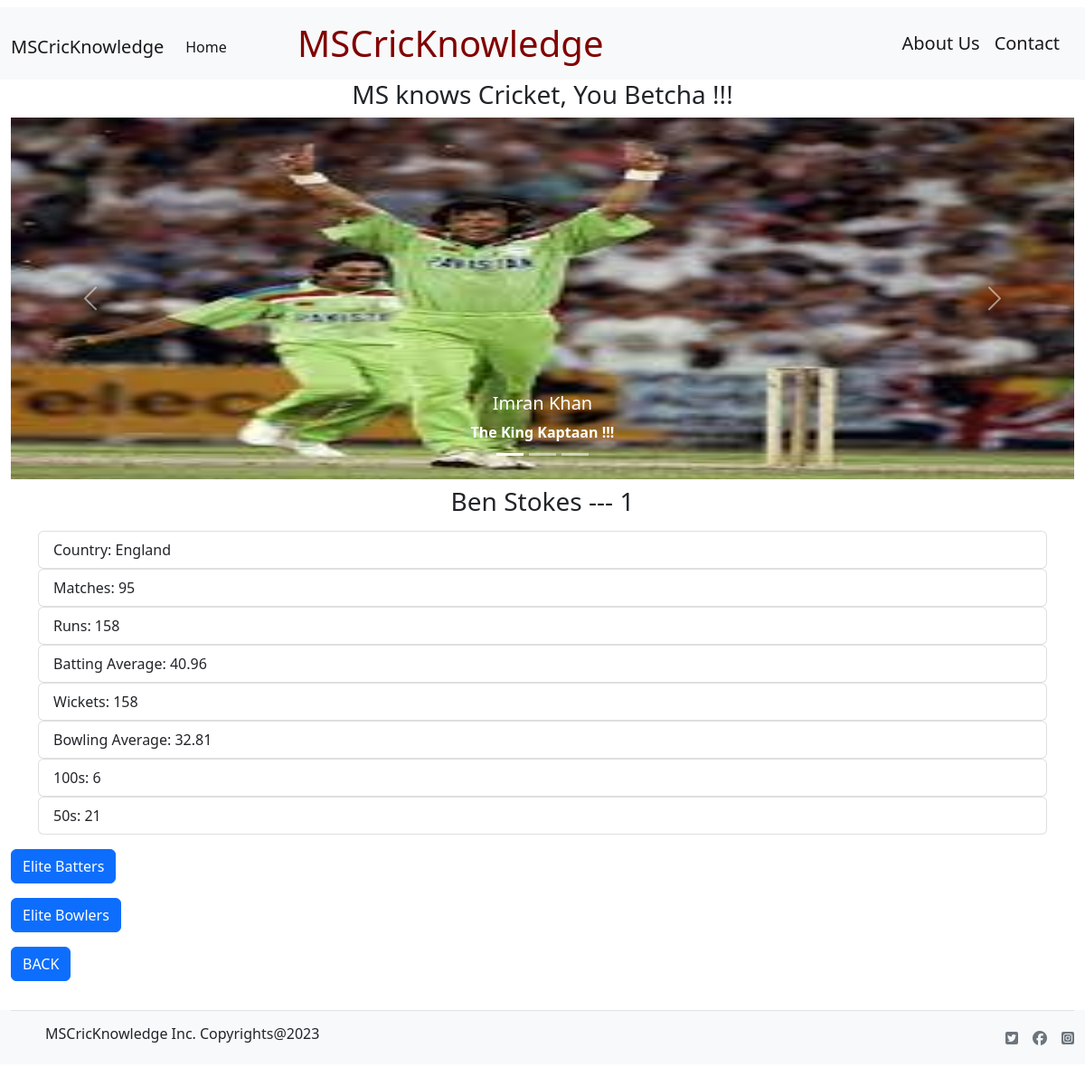
/statsEliteAllrounders/1, run on the app's committed database.
### tables this page shows
CREATE TABLE elite_allrounders (
  id INTEGER NOT NULL PRIMARY KEY AUTOINCREMENT,
  name TEXT NOT NULL,
  country TEXT NOT NULL,
  matches INTEGER NOT NULL,
  runs INTEGER NOT NULL,
  batting_avg REAL NOT NULL,
  wickets INTEGER NOT NULL,
  bowling_avg REAL NOT NULL,
  ranking INTEGER NOT NULL,
  centuries INTEGER NOT NULL,
  fifties INTEGER NOT NULL
);

### main.py (the view)
@app.route('/statsEliteAllrounders/<id>')
def statsEliteALlrounder(id):
    stats = load_AR(id)
    if not stats:
        return 'Not found', 404
    else:
        return render_template('statsAllrounder.html', stats=stats)

### main.py (called while the page is built)
def load_AR(id):
    with engine.connect() as conn:
        statsAR = conn.execute(
            'SELECT * FROM elite_allrounders WHERE id= :val', val=id)
        row = statsAR.all()
        if row == 0:
            return None
        else:
            return dict(row[0])

### templates/statsAllrounder.html (shortened to what this page needs)
{% extends 'base.html' %}
{% block body %}
<div class="container-fluid">
    <div id="carouselExampleDark" class="carousel carousel-light slide" data-bs-ride="carousel">
        <div class="carousel-indicators">
            <button type="button" data-bs-target="#carouselExampleDark" data-bs-slide-to="0" class="active"
                aria-current="true" aria-label="Imran Khan"></button>
            <button type="button" data-bs-target="#carouselExampleDark" data-bs-slide-to="1"
                aria-label="Gary Sobers"></button>
            <button type="button" data-bs-target="#carouselExampleDark" data-bs-slide-to="2"
                aria-label="Kapil Dev"></button>
        </div>
        <div class="carousel-inner">
            <div class="carousel-item active" data-bs-interval="10000">
                <img src="../static/media/ar1.jpg" class="d-block w-100 contact-pics" alt="Imran Khan Picture">
                <div class="carousel-caption d-none d-md-block">
                    <h5>Imran Khan</h5>
                    <b>The King Kaptaan !!!</b>
                </div>
            </div>
        </div>
        <button class="carousel-control-prev" type="button" data-bs-target="#carouselExampleDark" data-bs-slide="prev">
            <span class="carousel-control-prev-icon" aria-hidden="true"></span>
        </button>
        <button class="carousel-control-next" type="button" data-bs-target="#carouselExampleDark" data-bs-slide="next">
            <span class="carousel-control-next-icon" aria-hidden="true"></span>
        </button>
    </div>
    <div class="container my-2">
        <h3 class="text-center my-2">{{ stats.name }}  --- {{stats.ranking}} </h3>
        <ul class="list-group">
            <li class="list-group-item">Country: {{stats.country}}</li>
        </ul>
        <ul class="list-group">
            <li class="list-group-item">Matches: {{stats.matches}}</li>
        </ul>
        <ul class="list-group">
            <li class="list-group-item">Runs: {{stats.wickets}}</li>
        </ul>
        <ul class="list-group">
            <li class="list-group-item">Batting Average: {{stats.batting_avg}}</li>
        </ul>
        <ul class="list-group">
            <li class="list-group-item">Wickets: {{stats.wickets}}</li>
        </ul>
        <ul class="list-group">
            <li class="list-group-item">Bowling Average: {{stats.bowling_avg}}</li>
        </ul>
        <ul class="list-group">
            <li class="list-group-item">100s: {{stats.centuries}}</li>
        </ul>
        <ul class="list-group">
            <li class="list-group-item">50s: {{stats.fifties}}</li>
        </ul>
    </div>
    <div class="conatiner">
        <a href="/statsEliteBatters" type="button" class="btn btn-primary my-2" >Elite Batters</a>
    </div>
    <div class="conatiner">
        <a href="/statsEliteBowlers" type="button" class="btn btn-primary my-2" >Elite Bowlers</a>
    </div>
    <div class="conatiner">
        <a href="/statsEliteAllrounders" type="button" class="btn btn-primary my-2" >BACK</a>
    </div>
</div>
{% endblock %}

### static/css/style.css (style rules this page uses)
body { color: #ebf1f7; }
li { list-style-type: none; }
.contact-pics { height: 400px; }

### data on the page
elite_allrounders: name "Ben Stokes", ranking "1", country "England", matches "95", wickets "158", batting_avg "40.96", bowling_avg "32.81", centuries "6", fifties "21"
